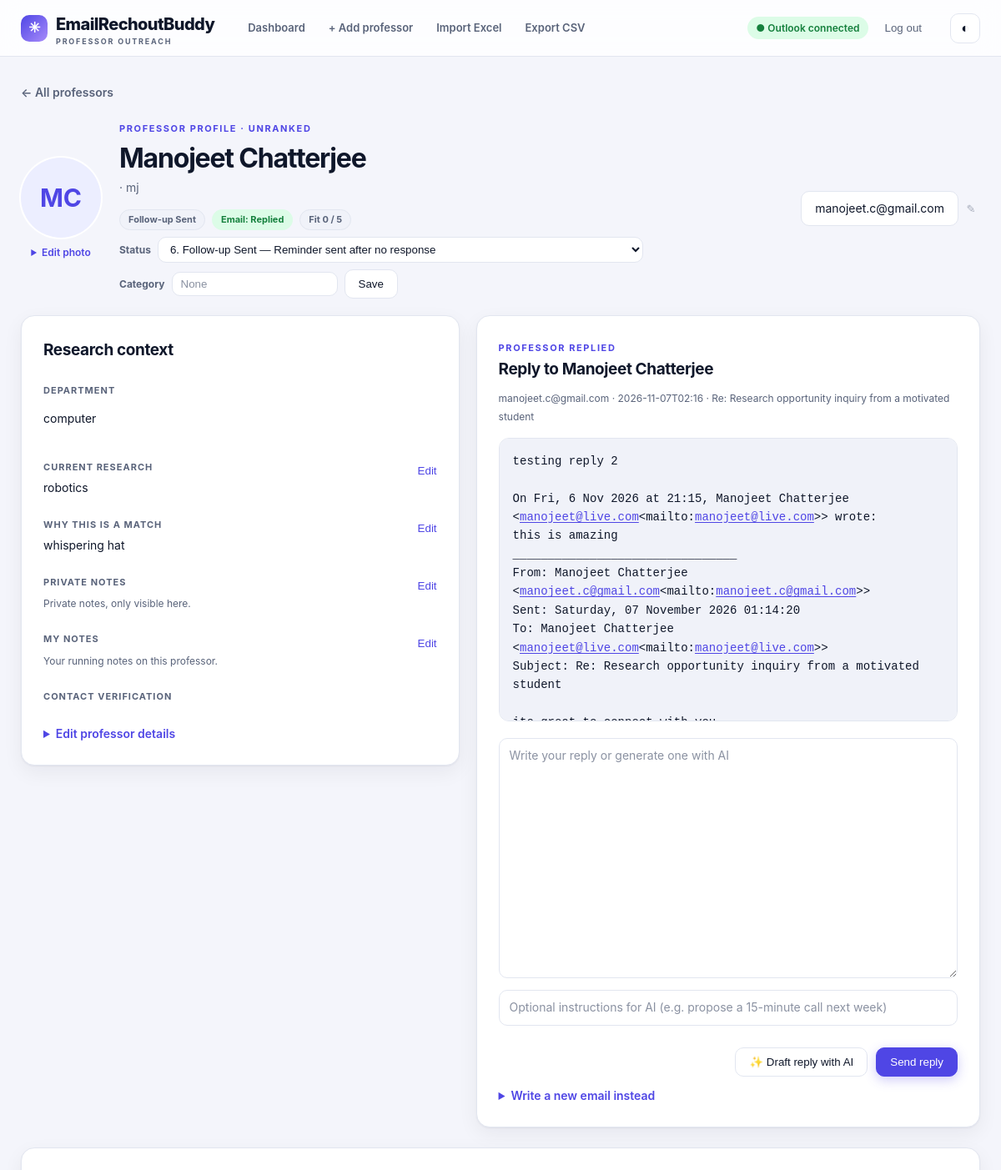
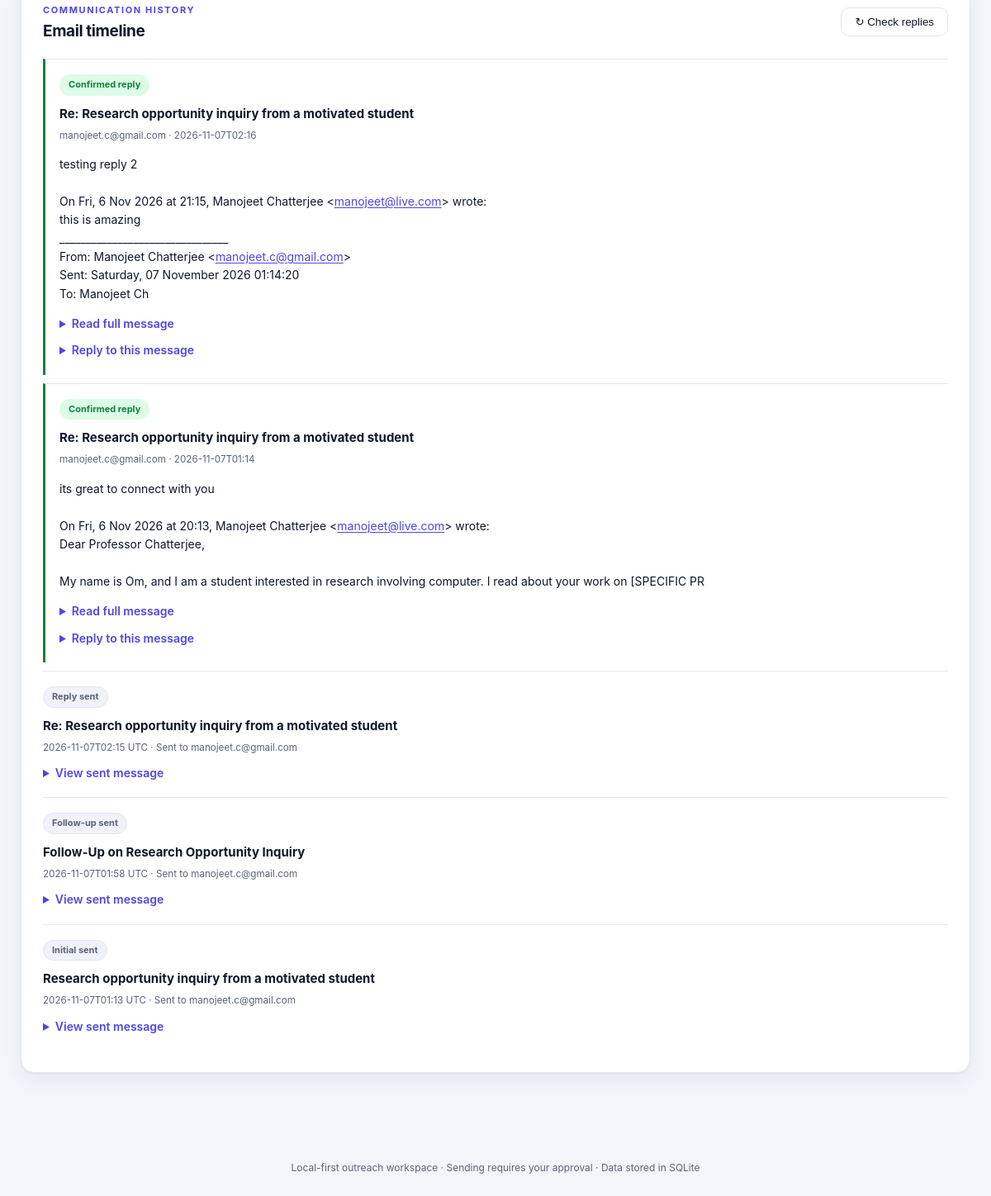
Page /professor/18 (signed in) on the committed database (2 pictures, top to bottom).
### tables this page shows
CREATE TABLE professors (
          id INTEGER PRIMARY KEY, name TEXT NOT NULL, email TEXT NOT NULL UNIQUE COLLATE NOCASE,
          university TEXT DEFAULT '', role TEXT DEFAULT '', department TEXT DEFAULT '',
          research TEXT DEFAULT '', alignment TEXT DEFAULT '', score INTEGER DEFAULT 0,
          tier TEXT DEFAULT '', verification TEXT DEFAULT '', source TEXT DEFAULT '',
          notes TEXT DEFAULT '', stage TEXT DEFAULT 'Not contacted',
          followup_days INTEGER NOT NULL DEFAULT 7, created_at TEXT NOT NULL, photo_url TEXT DEFAULT '', status TEXT DEFAULT 'Identified', state TEXT DEFAULT '', category TEXT DEFAULT 'None', my_notes TEXT DEFAULT '');

CREATE TABLE inbound (
          id INTEGER PRIMARY KEY, professor_id INTEGER NOT NULL REFERENCES professors(id) ON DELETE CASCADE,
          graph_id TEXT NOT NULL UNIQUE, conversation_id TEXT, subject TEXT, received_at TEXT,
          from_email TEXT, preview TEXT, match_type TEXT NOT NULL, flagged_response INTEGER NOT NULL DEFAULT 0, body TEXT DEFAULT '');

CREATE TABLE outbound (
          id INTEGER PRIMARY KEY, professor_id INTEGER NOT NULL REFERENCES professors(id) ON DELETE CASCADE,
          subject TEXT NOT NULL, body TEXT NOT NULL, sent_at TEXT NOT NULL,
          graph_id TEXT, conversation_id TEXT, kind TEXT NOT NULL);

### app.py (the view, shortened to what this page needs)
@app.route('/professor/<int:pid>')
@require_login
def detail(pid):
    p=professor(pid)
    with db() as c:
        draft=c.execute('SELECT * FROM drafts WHERE professor_id=?',(pid,)).fetchone()
        outbound=c.execute('SELECT * FROM outbound WHERE professor_id=? ORDER BY sent_at DESC',(pid,)).fetchall()
        inbound=c.execute('SELECT * FROM inbound WHERE professor_id=? ORDER BY received_at DESC',(pid,)).fetchall()
        stats=latest_stats(c,p)
    last_out=outbound[0]['sent_at'][:19] if outbound else ''
    pending=next((m for m in inbound if m['flagged_response']),None)
    if pending and pending['received_at'][:19] <= last_out: pending=None
    return render_template('detail.html',p=p, draft=draft,outbound=outbound,inbound=inbound,stats=stats,pending=pending)

### app.py (called while the page is built)
def db():
    c = sqlite3.connect(DB)
    c.row_factory = sqlite3.Row
    c.execute('PRAGMA foreign_keys=ON')
    return c

def get_setting(key):
    with db() as c:
        row = c.execute('SELECT value FROM settings WHERE key=?',(key,)).fetchone()
    return row['value'] if row else None

def logged_in(): return bool(session.get('authorized'))

def require_login(fn):
    @wraps(fn)
    def inner(*a, **kw):
        if not logged_in(): return redirect(url_for('login'))
        return fn(*a, **kw)
    return inner

@app.before_request
def csrf_protection():
    if not session.get('csrf'): session['csrf'] = secrets.token_urlsafe(32)
    if request.method == 'POST':
        if not hmac.compare_digest(str(request.form.get('csrf_token', '')), str(session.get('csrf',''))):
            abort(400, 'Invalid CSRF token')

@app.context_processor
def inject(): return {'csrf_token':session.get('csrf',''), 'mail_connected':bool(get_setting('token_cache')),
                      'target_email':TARGET_EMAIL, 'today': datetime.now(timezone.utc).date().isoformat(),
                      'statuses':STATUSES, 'ai_enabled':bool(OPENAI_API_KEY), 'categories':category_list()}

def category_list():
    with db() as c:
        return [r[0] for r in c.execute("SELECT DISTINCT category FROM professors WHERE COALESCE(category,'') NOT IN ('','None') ORDER BY category COLLATE NOCASE")]

@app.template_filter('initials')
def initials(name):
    words=[w for w in str(name or '').split() if w.lower().strip('.') not in ('dr','prof','professor')]
    return ''.join(w[0] for w in (words[:1]+words[-1:] if len(words)>1 else words[:1])).upper() or '?'

def _link(m):
    url, tail = m.group(0), ''
    while url and url[-1] in '.,;:!?)]}\'': tail, url = url[-1] + tail, url[:-1]
    if not url: return m.group(0)
    href = url if url.lower().startswith('http') else ('mailto:' + url if '@' in url and not url.lower().startswith('www.') else 'https://' + url)
    return f'<a href="{href}" target="_blank" rel="noopener noreferrer">{url}</a>{tail}'

def linkify_html(markup):
    out, depth = [], 0
    for part in re.split(r'(<[^>]+>)', markup):
        if part.startswith('<'):
            low = part.lower()
            if low.startswith('<a ') or low == '<a>': depth += 1
            elif low.startswith('</a'): depth = max(0, depth - 1)
            out.append(part)
        else: out.append(part if depth else LINK_RE.sub(_link, part))
    return ''.join(out)

### templates/detail.html (shortened to what this page needs)
{% extends 'base.html' %}{% from '_avatar.html' import avatar %}{% block title %}{{p.name}} · EmailRechoutBuddy{% endblock %}{% block content %}
{% macro replyform(m, p, csrf_token) %}<form method="post" action="{{url_for('reply',iid=m.id)}}" data-name="{{p.name}}" onsubmit="return confirm('Send this reply to '+this.dataset.name+' via Outlook?')"><input type="hidden" name="csrf_token" value="{{csrf_token}}"><input type="hidden" name="confirm" value="yes"><textarea name="body" rows="12" required placeholder="Write your reply or generate one with AI"></textarea><input class="aiextra" maxlength="1000" placeholder="Optional instructions for AI (e.g. propose a 15-minute call next week)"><div class="composeactions"><button class="btn secondary" type="button" onclick="aiReply(this,{{m.id}})">✨ Draft reply with AI</button><button class="btn primary">Send reply</button></div></form>{% endmacro %}
<a href="{{url_for('index')}}" class="back">← All professors</a><div class="pagehead"><div class="who"><div class="photocol">{{avatar(p,'lg')}}<details class="photoedit"><summary>Edit photo</summary></details></div><div><span class="eyebrow">PROFESSOR PROFILE · {{p.tier or 'UNRANKED'}}</span><h1>{{p.name}}</h1><p> · {{p.university}}</p><div class="tags"><span class="pill" title="Status">{{p.status or 'Identified'}}</span><span class="pill {{'reply' if stats.reply_count else ''}}" title="Email status">Email: {{p.stage}}</span><span class="pill">Fit {{p.score}} / 5</span></div><form class="statusform" method="post" action="{{url_for('quick_update',pid=p.id)}}"><label>Status<select name="status" onchange="this.form.submit()">{% for s,meaning in statuses %}<option value="{{s}}" title="{{meaning}}" {{'selected' if (p.status or 'Identified') == s else ''}}>{{loop.index}}. </option>{% endfor %}</select></label></form><form class="statusform" method="post" action="{{url_for('quick_update',pid=p.id)}}"><label>Category<input name="category" list="category-list" value="{{p.category if p.category and p.category != 'None' else ''}}" placeholder="None" maxlength="80" autocomplete="off"></label><button class="btn secondary">Save</button></form></div></div><span class="emailrow"><a class="btn secondary emaillink" href="mailto:{{p.email}}">{{p.email}}</a><button type="button" class="iconbtn" data-email-edit data-save="{{url_for('save_email',pid=p.id)}}" title="Change email" aria-label="Change email">✎</button></span></div>
<div class="twocol"><section class="card profile"><h2>Research context</h2><p class="subhead">DEPARTMENT</p><p>{{p.department}}</p>{% for field,label,empty in [('research','CURRENT RESEARCH','Add research notes to personalize the email.'),('alignment','WHY THIS IS A MATCH','Explain why this research fits.'),('notes','PRIVATE NOTES','Private notes, only visible here.'),('my_notes','MY NOTES','Your running notes on this professor.')] %}<div class="richfield" id="field-{{field}}"><div class="richhead"><p class="subhead">{{label}}</p><button type="button" class="linkbtn" onclick="richEdit(this,true)">Edit</button></div><div class="richview">{% if p[field] %}{{p[field]|rich}}{% else %}<span class="hint-inline">{{empty}}</span>{% endif %}</div></div>{% endfor %}<p class="subhead">CONTACT VERIFICATION</p><details><summary>Edit professor details</summary></details></section>
<section class="card composer" id="compose">{% if pending %}<div class="sectionhead"><div><span class="eyebrow">PROFESSOR REPLIED</span><h2>Reply to {{p.name}}</h2></div></div><small class="hint-inline">{{pending.from_email}} · {{pending.received_at[:16]}} · {{pending.subject}}</small><pre class="sentbody">{{(pending.body or pending.preview)|linkify}}</pre><div class="replybox">{{replyform(pending,p,csrf_token)}}</div><details class="replybox"><summary>Write a new email instead</summary>{% endif %}{% if pending %}</details>{% endif %}</section></div>
<section class="card timeline" id="timeline"><div class="sectionhead"><div><span class="eyebrow">COMMUNICATION HISTORY</span><h2>Email timeline</h2></div>{% if mail_connected %}<form method="post" action="{{url_for('sync')}}"><button class="btn secondary">↻ Check replies</button></form>{% endif %}</div>{% for m in inbound %}<div class="event inbound"><div><span class="pill {{'reply' if m.flagged_response else 'due'}}">{{'Confirmed reply' if m.flagged_response else 'Possible reply · review'}}</span><h3>{{m.subject}}</h3><small>{{m.from_email}} · {{m.received_at[:16]}}</small><p class="longtext">{{m.preview|linkify}}</p>{% if m.body and m.body|length > m.preview|length + 20 %}<details><summary>Read full message</summary></details>{% endif %}{% if mail_connected %}<details class="replybox"><summary>Reply to this message</summary></details>{% endif %}</div></div>{% endfor %}{% for m in outbound %}<div class="event"><span class="pill">{{m.kind}} sent</span><h3>{{m.subject}}</h3><small>{{m.sent_at[:16]}} UTC · Sent to {{p.email}}</small><details><summary>View sent message</summary></details></div>{% endfor %}</section>
{% endblock %}

### templates/base.html (shortened to what this page needs)
<!DOCTYPE html><html lang="en"><head><link rel="stylesheet" href="{{ url_for('static',filename='theme.css') }}"></head><body>
<header class="topbar"><a class="brand" href="{{url_for('index')}}"><span class="mark">✳</span><span>EmailRechoutBuddy<small>PROFESSOR OUTREACH</small></span></a>{% if session.get('authorized') %}<nav><a href="{{url_for('index')}}">Dashboard</a><a href="{{url_for('add_professor')}}">+ Add professor</a><a href="{{url_for('import_excel')}}">Import Excel</a><a href="{{url_for('export_csv')}}">Export CSV</a></nav><div class="right"><span class="connection {{'connected' if mail_connected else ''}}">● {{'Outlook connected' if mail_connected else 'Outlook not connected'}}</span><form method="post" action="{{url_for('logout')}}"><input type="hidden" name="csrf_token" value="{{csrf_token}}"><button class="textbtn">Log out</button></form></div>{% endif %}<button class="themebtn" id="theme-toggle" type="button" aria-label="Toggle dark mode" title="Toggle dark mode">◐</button></header>
<main class="shell">{% block content %}{% endblock %}</main><footer>Local-first outreach workspace · Sending requires your approval · Data stored in SQLite</footer></body></html>

### templates/_avatar.html (shortened to what this page needs)
{% macro avatar(p, size='') %}<span class="avatar {{size}}"><span class="ini">{{p.name|initials}}</span></span>{% endmacro %}

### rows in the picture
professors: name|initials "MC", tier "UNRANKED", name "Manojeet Chatterjee", university "mj", status "Follow-up Sent", stage "Replied", score "0", email "manojeet.c@gmail.com", department "computer", research "robotics" "whispering hat"
inbound: from_email "manojeet.c@gmail.com", received_at "2026-11-07T02:16", subject "Re: Research opportunity inquiry from a motivated student", body "testing reply 2 On Fri, 6 Nov 2026 at 21:15, Manojeet Chatterjee < manojeet@live.com <mailto: manojeet@live.com >> wrote: this is amazing ________________________________ From: Manojeet Chatterjee < manojeet.c@gmail.com <mailto: manojeet.c@gmail.com >> Sent: Saturday, 07 November 2026 01:14:20 To: Manojeet Chatterjee < manojeet@live.com <mailto: manojeet@live.com >> Subject: Re: Research opportunity inquiry from a motivated student…", flagged_response "Confirmed reply", preview|linkify "testing reply 2 On Fri, 6 Nov 2026 at 21:15, Manojeet Chatterjee < manojeet@live.com > wrote: this is amazing ________________________________ From: Manojeet Chatterjee < manojeet.c@gmail.com > Sent: Saturday, 07 November 2026 01:14:20 To: Manojeet Ch"
inbound: flagged_response "Confirmed reply", subject "Re: Research opportunity inquiry from a motivated student", from_email "manojeet.c@gmail.com", received_at "2026-11-07T01:14", preview|linkify "its great to connect with you On Fri, 6 Nov 2026 at 20:13, Manojeet Chatterjee < manojeet@live.com > wrote: Dear Professor Chatterjee, My name is Om, and I am a student interested in research involving computer. I read about your work on [SPECIFIC PR"
outbound: kind "Reply", subject "Re: Research opportunity inquiry from a motivated student", sent_at "2026-11-07T02:15"
outbound: kind "Follow-up", subject "Follow-Up on Research Opportunity Inquiry", sent_at "2026-11-07T01:58"
outbound: kind "Initial", subject "Research opportunity inquiry from a motivated student", sent_at "2026-11-07T01:13"

### other values in the picture
{{ 'Outlook connected' if mail_connected else 'Outlook not connected' }} "Outlook connected"
{{ label }} "CURRENT RESEARCH" "WHY THIS IS A MATCH" "PRIVATE NOTES" "MY NOTES"
{{ empty }} "Private notes, only visible here." "Your running notes on this professor."
form field status "6. Follow-up Sent — Reminder sent after no response"
